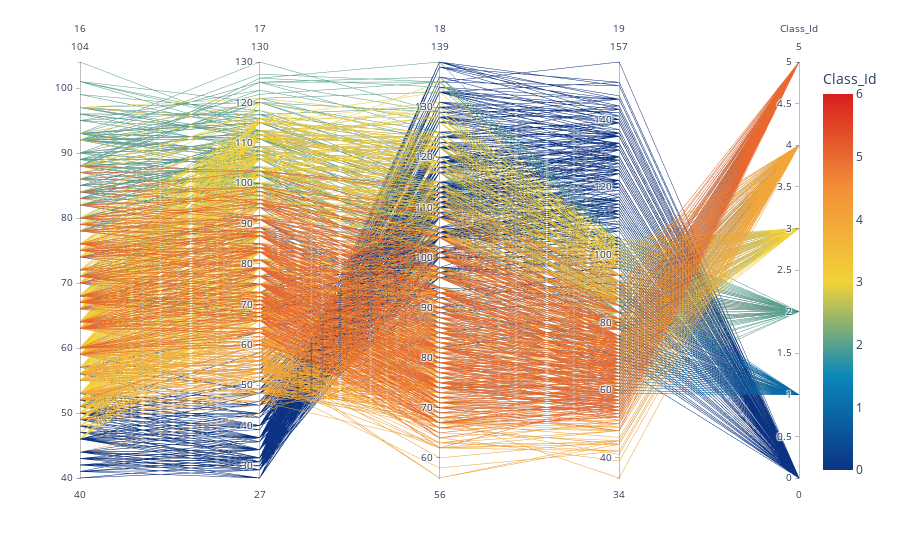

Notebook source saved alongside this figure:
### Code cell
fig = px.parallel_coordinates(
    df,
    color = "Class_Id",
    dimensions=
    [
        16,
        17,
        18,
        19,
        'Class_Id'
    ],
    color_continuous_scale = px.colors.diverging.Portland,
    color_continuous_midpoint = 3
)
fig.show()

### Figure 1 — Plotly figure (JSON) as saved in the notebook; plotly's stock layout.template omitted (floating-point values rounded to 4 significant figures; data arrays with more than 128 entries replaced by an {"elided": "..."} marker saying what was removed)
{"data": [{"dimensions": [{"label": "16", "values": {"elided": "4435 int values"}}, {"label": "17", "values": {"elided": "4435 int values"}}, {"label": "18", "values": {"elided": "4435 int values"}}, {"label": "19", "values": {"elided": "4435 int values"}}, {"label": "Class_Id", "values": {"elided": "4435 int values"}}], "domain": {"x": [0, 1], "y": [0, 1]}, "line": {"color": {"elided": "4435 int values"}, "coloraxis": "coloraxis"}, "name": "", "type": "parcoords"}], "layout": {"coloraxis": {"cmid": 3, "colorbar": {"title": {"text": "Class_Id"}}, "colorscale": [[0, "rgb(12,51,131)"], [0.25, "rgb(10,136,186)"], [0.5, "rgb(242,211,56)"], [0.75, "rgb(242,143,56)"], [1, "rgb(217,30,30)"]]}, "legend": {"tracegroupgap": 0}, "margin": {"t": 60}}}
